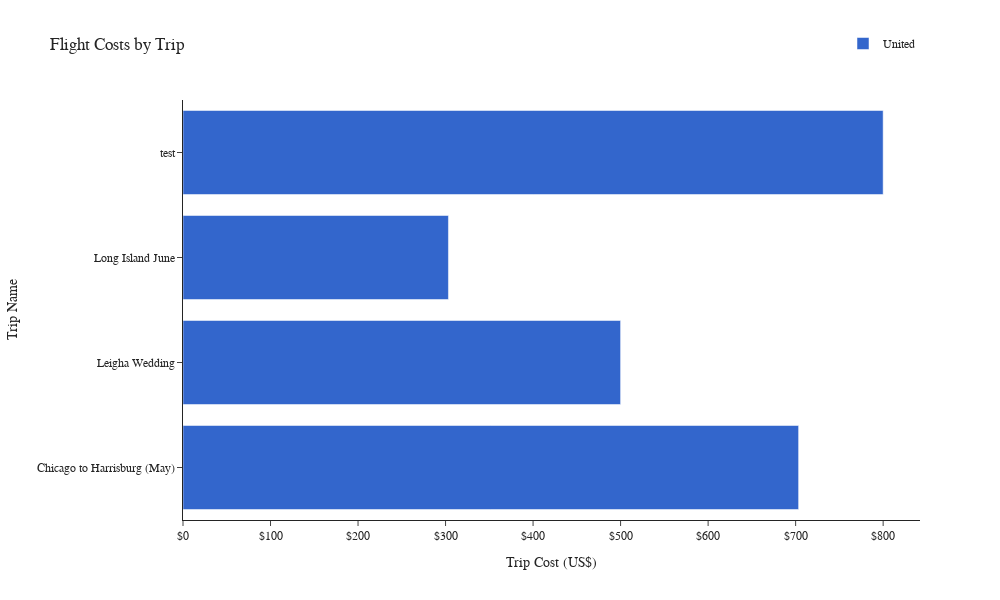

The cell this chart's notebook holds for it:
### Code cell
fig.update_layout(font_family="Rockwell",
                  legend=dict(orientation="h", title="", y=1.1, x=1, xanchor="right", yanchor="bottom"))

fig.update_xaxes(tickprefix="$")
fig.show()

### Figure 1 — Plotly figure (JSON) as saved in the notebook; plotly's stock layout.template omitted (floating-point values rounded to 4 significant figures)
{"data": [{"alignmentgroup": "True", "hovertemplate": "Airline=United<br>Trip Cost (US$)=%{x}<br>Trip Name=%{y}<extra></extra>", "legendgroup": "United", "marker": {"color": "#3366CC", "pattern": {"shape": ""}}, "name": "United", "offsetgroup": "United", "orientation": "h", "showlegend": true, "textposition": "auto", "type": "bar", "x": [703.4, 500, 303.3, 800], "xaxis": "x", "y": ["Chicago to Harrisburg (May)", "Leigha Wedding", "Long Island June", "test"], "yaxis": "y"}], "layout": {"barmode": "relative", "font": {"family": "Rockwell"}, "height": 600, "legend": {"orientation": "h", "title": {"text": ""}, "tracegroupgap": 0, "x": 1, "xanchor": "right", "y": 1.1, "yanchor": "bottom"}, "title": {"text": "Flight Costs by Trip"}, "width": 1000, "xaxis": {"anchor": "y", "domain": [0, 1], "tickprefix": "$", "title": {"text": "Trip Cost (US$)"}}, "yaxis": {"anchor": "x", "domain": [0, 1], "title": {"text": "Trip Name"}}}}
